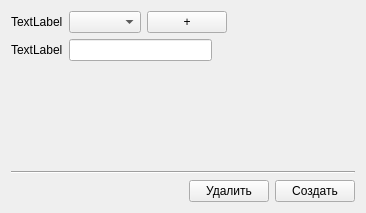
<?xml version="1.0" encoding="UTF-8"?>
<ui version="4.0">
 <class>edit_tests_run_and_list</class>
 <widget class="QWidget" name="edit_tests_run_and_list">
  <property name="geometry">
   <rect>
    <x>0</x>
    <y>0</y>
    <width>366</width>
    <height>213</height>
   </rect>
  </property>
  <property name="windowTitle">
   <string>Form</string>
  </property>
  <layout class="QVBoxLayout" name="verticalLayout">
   <item>
    <layout class="QHBoxLayout" name="horizontalLayout_2">
     <item>
      <widget class="QLabel" name="number_label">
       <property name="text">
        <string>TextLabel</string>
       </property>
      </widget>
     </item>
     <item>
      <widget class="QComboBox" name="combobox">
       <property name="minimumSize">
        <size>
         <width>0</width>
         <height>0</height>
        </size>
       </property>
      </widget>
     </item>
     <item>
      <widget class="QPushButton" name="plus">
       <property name="text">
        <string>+</string>
       </property>
      </widget>
     </item>
     <item>
      <spacer name="horizontalSpacer_2">
       <property name="orientation">
        <enum>Qt::Horizontal</enum>
       </property>
       <property name="sizeHint" stdset="0">
        <size>
         <width>40</width>
         <height>20</height>
        </size>
       </property>
      </spacer>
     </item>
    </layout>
   </item>
   <item>
    <layout class="QHBoxLayout" name="horizontalLayout_3">
     <item>
      <widget class="QLabel" name="desc_label">
       <property name="text">
        <string>TextLabel</string>
       </property>
      </widget>
     </item>
     <item>
      <widget class="QLineEdit" name="desc_edit"/>
     </item>
     <item>
      <spacer name="horizontalSpacer_3">
       <property name="orientation">
        <enum>Qt::Horizontal</enum>
       </property>
       <property name="sizeHint" stdset="0">
        <size>
         <width>40</width>
         <height>20</height>
        </size>
       </property>
      </spacer>
     </item>
    </layout>
   </item>
   <item>
    <spacer name="verticalSpacer">
     <property name="orientation">
      <enum>Qt::Vertical</enum>
     </property>
     <property name="sizeHint" stdset="0">
      <size>
       <width>20</width>
       <height>94</height>
      </size>
     </property>
    </spacer>
   </item>
   <item>
    <widget class="Line" name="line">
     <property name="orientation">
      <enum>Qt::Horizontal</enum>
     </property>
    </widget>
   </item>
   <item>
    <layout class="QHBoxLayout" name="horizontalLayout">
     <item>
      <spacer name="horizontalSpacer">
       <property name="orientation">
        <enum>Qt::Horizontal</enum>
       </property>
       <property name="sizeHint" stdset="0">
        <size>
         <width>40</width>
         <height>20</height>
        </size>
       </property>
      </spacer>
     </item>
     <item>
      <widget class="QPushButton" name="delete_2">
       <property name="text">
        <string>Удалить</string>
       </property>
      </widget>
     </item>
     <item>
      <widget class="QPushButton" name="create">
       <property name="text">
        <string>Создать</string>
       </property>
      </widget>
     </item>
    </layout>
   </item>
  </layout>
 </widget>
 <resources/>
 <connections/>
</ui>
